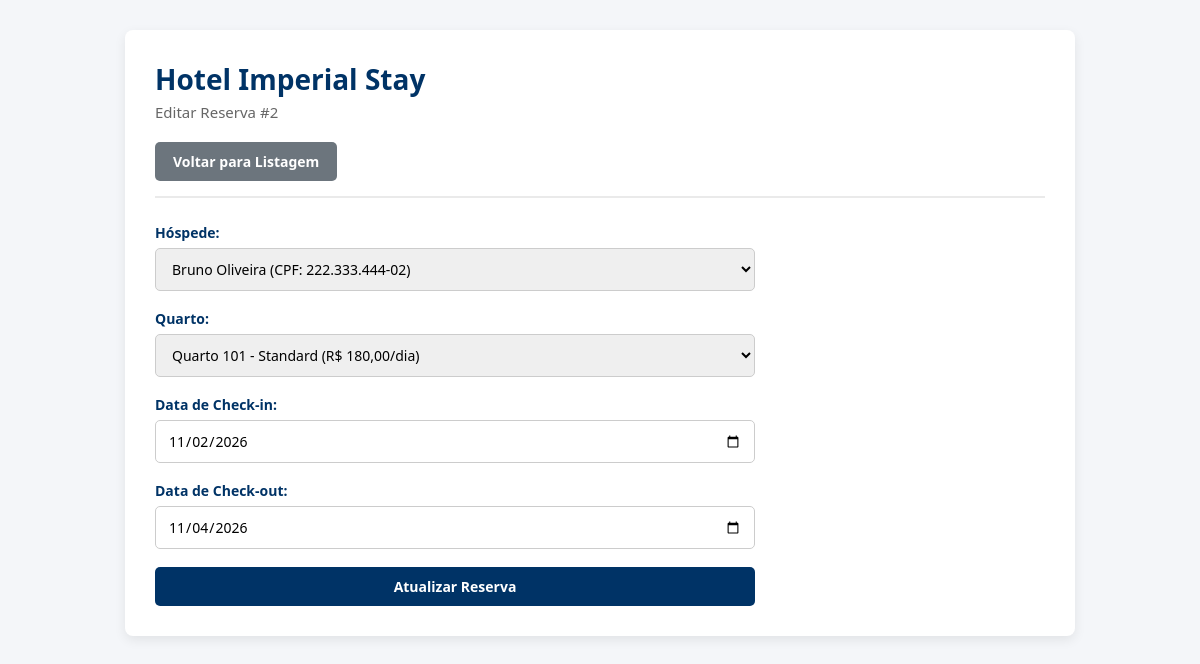
The app's page /reserva_editar.php?id=2 with its own data.
### tables this page shows
CREATE TABLE tb_reserva (
    id_reserva INT AUTO_INCREMENT PRIMARY KEY,
    id_hospede INT NOT NULL,
    id_quarto INT NOT NULL,
    data_checkin DATE NOT NULL,
    data_checkout DATE NOT NULL,
    CONSTRAINT fk_reserva_hospede FOREIGN KEY (id_hospede) REFERENCES tb_hospede(id_hospede) ON DELETE CASCADE ON UPDATE CASCADE,
    CONSTRAINT fk_reserva_quarto FOREIGN KEY (id_quarto) REFERENCES tb_quarto(id_quarto) ON DELETE CASCADE ON UPDATE CASCADE
);

CREATE TABLE tb_hospede (
    id_hospede INT AUTO_INCREMENT PRIMARY KEY,
    nome VARCHAR(100) NOT NULL,
    cpf VARCHAR(14) NOT NULL UNIQUE,
    email VARCHAR(100) NOT NULL,
    telefone VARCHAR(15) NOT NULL
);

### reserva_editar.php (the view, shortened to what this page needs)
<?php
require_once 'conexao.php';
$id_reserva = filter_input(INPUT_GET, 'id', FILTER_VALIDATE_INT);
$stmtHospedes = $pdo->query("SELECT id_hospede, nome, cpf FROM tb_hospede ORDER BY nome ASC");
$hospedes = $stmtHospedes->fetchAll();
$stmtQuartos = $pdo->query("SELECT id_quarto, numero_quarto, tipo, valor_diaria FROM tb_quarto ORDER BY numero_quarto ASC");
$quartos = $stmtQuartos->fetchAll();
$stmtReserva = $pdo->prepare("SELECT * FROM tb_reserva WHERE id_reserva = :id");
$stmtReserva->execute([':id' => $id_reserva]);
$reservaAtual = $stmtReserva->fetch();
?>
<!DOCTYPE html>
<html lang="pt-BR">
<head>
    <link rel="stylesheet" href="estilo.css">
</head>
<body>
    <div class="container">
        <h1>Hotel Imperial Stay</h1>
        <p class="subtitulo">Editar Reserva #<?= $reservaAtual['id_reserva'] ?></p>
        <nav class="menu">
            <a href="index.php" class="btn">Voltar para Listagem</a>
        </nav>
        <form method="POST" action="reserva_editar.php?id=<?= $id_reserva ?>" class="formulario">
            <div class="campo">
                <label for="id_hospede">Hóspede:</label>
                <select name="id_hospede" id="id_hospede" required>
                    <?php foreach ($hospedes as $h): ?>
                        <option value="<?= $h['id_hospede'] ?>" <?= ($reservaAtual['id_hospede'] == $h['id_hospede']) ? 'selected' : '' ?>>
                            <?= htmlspecialchars($h['nome']) ?> (CPF: <?= htmlspecialchars($h['cpf']) ?>)
                        </option>
                    <?php endforeach; ?>
                </select>
            </div>
            <div class="campo">
                <label for="id_quarto">Quarto:</label>
                <select name="id_quarto" id="id_quarto" required>
                    <?php foreach ($quartos as $q): ?>
                        <option value="<?= $q['id_quarto'] ?>" <?= ($reservaAtual['id_quarto'] == $q['id_quarto']) ? 'selected' : '' ?>>
                            Quarto <?= $q['numero_quarto'] ?> - <?= htmlspecialchars($q['tipo']) ?> (R$ <?= number_format($q['valor_diaria'], 2, ',', '.') ?>/dia)
                        </option>
                    <?php endforeach; ?>
                </select>
            </div>
            <div class="campo">
                <label for="data_checkin">Data de Check-in:</label>
                <input type="date" name="data_checkin" id="data_checkin" value="<?= $reservaAtual['data_checkin'] ?>" required>
            </div>
            <div class="campo">
                <label for="data_checkout">Data de Check-out:</label>
                <input type="date" name="data_checkout" id="data_checkout" value="<?= $reservaAtual['data_checkout'] ?>" required>
            </div>
            <button type="submit" class="btn btn-principal">Atualizar Reserva</button>
        </form>
    </div>
</body>
</html>

### estilo.css (style rules this page uses)
* { box-sizing: border-box; margin: 0; padding: 0; font-family: 'Segoe UI', Tahoma, Geneva, Verdana, sans-serif; }
body { background-color: #f4f6f9; color: #333; padding: 30px 15px; }
.container { max-width: 950px; margin: 0 auto; background: #ffffff; padding: 30px; border-radius: 8px; box-shadow: 0 4px 12px rgba(0, 0, 0, 0.08); }
h1 { color: #003366; font-size: 28px; margin-bottom: 4px; }
.subtitulo { color: #666; font-size: 15px; margin-bottom: 20px; }
.menu { display: flex; gap: 10px; margin-bottom: 25px; border-bottom: 2px solid #eaeaea; padding-bottom: 15px; }
.btn { display: inline-block; padding: 10px 18px; background-color: #6c757d; color: #fff; text-decoration: none; border-radius: 5px; font-weight: 600; font-size: 14px; border: none; cursor: pointer; transition: background 0.2s; }
.btn-principal { background-color: #003366; }
.formulario { display: flex; flex-direction: column; gap: 18px; max-width: 600px; margin-top: 15px; }
.campo { display: flex; flex-direction: column; gap: 6px; }
.campo label { font-weight: 600; font-size: 14px; color: #003366; }
.campo input, .campo select { padding: 10px 12px; border: 1px solid #ccc; border-radius: 5px; font-size: 14px; }

### records on screen
tb_reserva: id_reserva "2", id_hospede "Bruno Oliveira (CPF: 222.333.444-02)", id_quarto "Quarto 101 - Standard (R$ 180,00/dia)", data_checkin "11/02/2026", data_checkout "11/04/2026"
